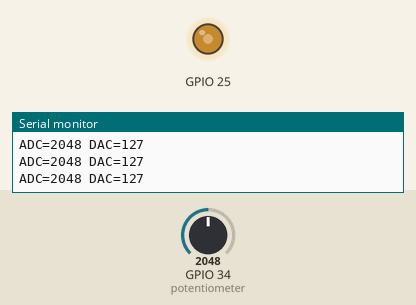
Simulated run of this sketch. Board: ESP32. Shown: output pins drawn as LEDs (lit = HIGH), the last lines printed to the serial monitor. Inputs (shaded band) come from the test bench; at power-on: GPIO 34 (potentiometer) = 2048 (analog values on the 0–4095 scale).

Above: at 1.2 s.
1.3 s: GPIO 34 (potentiometer) set to 2866
At 2.1 s:
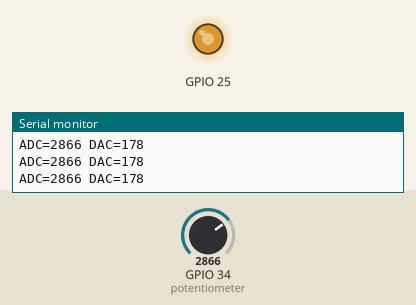
2.8 s: GPIO 34 (potentiometer) set to 3603
At 3.4 s:
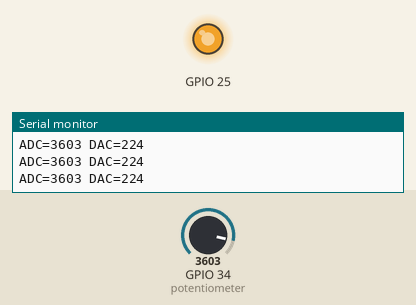
4.3 s: GPIO 34 (potentiometer) set to 491
At 4.6 s:
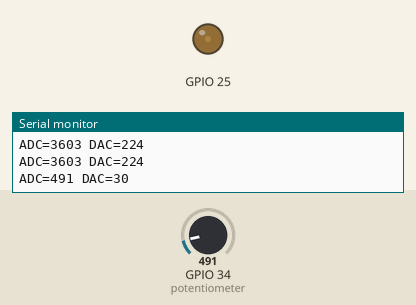
5.8 s: GPIO 34 (potentiometer) set to 0
At 7.0 s:
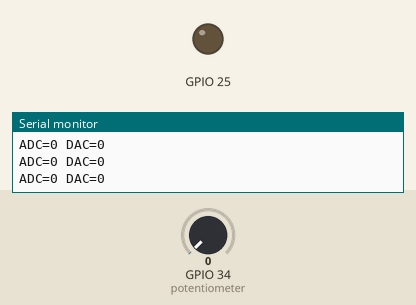
7.3 s: GPIO 34 (potentiometer) set to 2047
At 7.8 s:
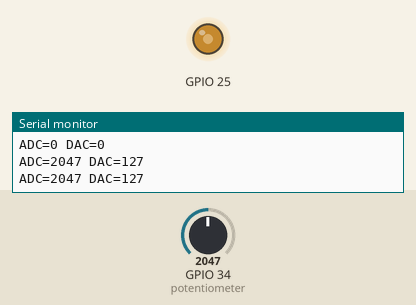
Timing chart, 0 to 9.8 s (numbered marks = the images above; inputs shaded):
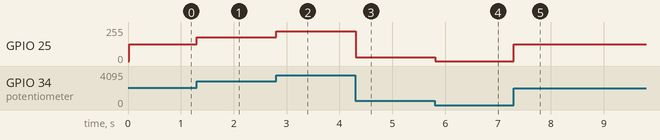

The sketch:

cpp.ino
```cpp
#include <Arduino.h>

unsigned long lastSample;
unsigned long lastPrint;

void setup() {
  Serial.begin(115200);
  analogReadResolution(12);
  analogSetPinAttenuation(34, ADC_11db);
  dacWrite(25, 0);
  lastSample = millis();
  lastPrint = millis();
}

void loop() {
  const unsigned long now = millis();
  if (now - lastSample >= 20) {
    lastSample = now;
    const int raw = analogRead(34);
    const int code = raw * 255L / 4095;
    dacWrite(25, code);
    if (now - lastPrint >= 200) {
      lastPrint = now;
      Serial.print("ADC="); Serial.print(raw);
      Serial.print(" DAC="); Serial.println(code);
    }
  }
  delay(1);
}
```

Measured:
- after the input at 1.3 s, GPIO 25: 127/255 → 178/255 at once
- after the input at 2.8 s, GPIO 25: 178/255 → 224/255 at once
- after the input at 4.3 s, GPIO 25: 224/255 → 30/255 at once
- after the input at 5.8 s, GPIO 25: 30/255 → 0/255 at once
- after the input at 7.3 s, GPIO 25: 0/255 → 127/255 at once
